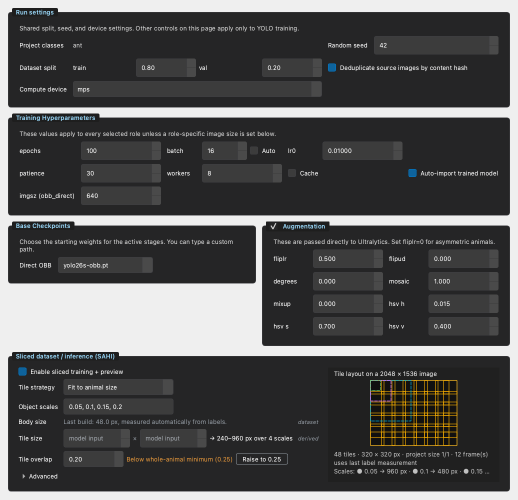
#> input picture latest/superpowers/assets/sahi-unification/host_detectkit_training.png, 1036 x 999 px (shown at 1/2 size); its folder holds only this picture in this run
$ python -i core.py   (imports and definitions only)
#> lines starting #> are read from the running program, lines starting #| are printed output that depends on the picture
#> further down, picture is the input picture: shape (999, 1036, 3); mean B, G, R 81.7, 81.8, 81.9
"""
Core logic for FilterKit tool.
Includes perceptual hashing, duplicate removal, and diversity sampling.
"""

import json
import shutil
import tempfile
from pathlib import Path
from typing import Any, Callable, Dict, List, Optional, Tuple

import cv2
import numpy as np
from sklearn.cluster import MiniBatchKMeans

from hydra_suite.core.individual.dataset.naming import parse_identity_image_filename
from hydra_suite.data.al.frame_source import FrameRef, VideoFrameSource
from hydra_suite.utils.hidden_files import is_hidden_file

_IMAGE_EXTS = {".png", ".jpg", ".jpeg"}
_VIDEO_EXTS = {".mp4", ".mov", ".avi", ".mkv", ".m4v"}


class FilterKitMediaReader:
    """Read FilterKit image items without exposing source-specific I/O to filters.

    Image datasets retain their existing path-based representation. Video items carry
    a virtual display path plus ``video_path`` and ``frame_idx``; their frames are
    decoded through the shared sequential ``VideoFrameSource`` implementation.
    """

    def __init__(self) -> None:
        self._video_sources: Dict[str, VideoFrameSource] = {}

    # [21 lines left out: functions read, close, not called in this run]

    def __enter__(self) -> "FilterKitMediaReader":
        return self

    def __exit__(self, *_exc_info) -> None:
        self.close()


# [127 lines left out: functions _read_filter_item, _iter_images_in_dir, _collect_coco_images, _collect_yolo_images, collect_images_for_root, not called in this run]


class _HashBKTreeNode:
    # [4 lines left out: function __init__, not called in this run]


class _HashBKTree:
    def __init__(self) -> None:
        self.root: Optional[_HashBKTreeNode] = None

    @staticmethod
    def _distance(sig1: int, sig2: int) -> int:
        return int((sig1 ^ sig2) & ((1 << 64) - 1)).bit_count()

    # [37 lines left out: functions add, query, not called in this run]


class _HistogramSignatureIndex:
    # [51 lines left out: functions __init__, add, query, not called in this run]


class FilterKitCore:
    @staticmethod
    def is_supported_video(path: "str | Path") -> bool:
        return Path(path).suffix.lower() in _VIDEO_EXTS and not is_hidden_file(path)

    # [40 lines left out: function load_video, not called in this run]

    @staticmethod
    def _should_report_progress(idx: int, total: int) -> bool:
        return idx == 1 or idx % 250 == 0 or idx == total

    def _maybe_report_progress(self, progress_callback, idx: int, total: int) -> None:
        if progress_callback and self._should_report_progress(idx, total):
            progress_callback(idx, total)

    # [9 lines left out: function _is_exact_hash_dedup, not called in this run]

    @staticmethod
    def _is_hash_method(method: str) -> bool:
        return method in {"phash", "dhash", "ahash"}

    # [195 lines left out: functions _filter_duplicate_groups, _append_group_path, _add_duplicate_group, _prepare_dedup_item, _record_exact_hash_item, _find_matching_signature_index and 3 more, not called in this run]

    def available_dedup_methods(self) -> List[str]:
        return ["phash", "dhash", "ahash", "histogram"]

    # [42 lines left out: functions compute_dhash, compute_ahash, not called in this run]

    def compute_phash(self, image: np.ndarray, hash_size: int = 8) -> int:
        """Compute perceptual hash (pHash) using DCT as 64-bit integer."""
#> called with hash_size = 8
        if image is None:
            return 0

        if len(image.shape) == 3:
            gray = cv2.cvtColor(image, cv2.COLOR_BGR2GRAY)
        else:
            gray = image

        resized = cv2.resize(gray, (32, 32)).astype(np.float32)
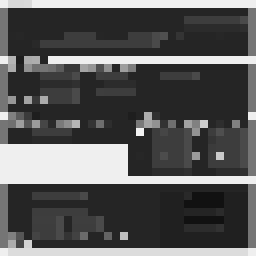
#> resized: shape (32, 32) float32 (shown 8 times larger); min 17, max 243, mean 86.3
        dct = cv2.dct(resized)
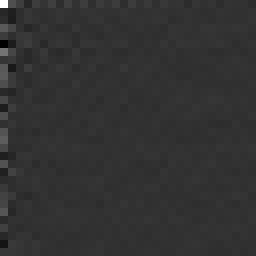
#> dct: shape (32, 32) float32 (shown 8 times larger); min -672.2, max 2762, mean 7.2; drawn with min black and max white
        dct_low_freq = dct[:hash_size, :hash_size]

        flat = dct_low_freq.flatten()
#> flat = 64 values, max 2762 at index 0, min -672.2 at index 40, mean 61.04
        median_val = np.median(flat[1:]) if len(flat) > 1 else np.median(flat)
#> median_val = -3.43
        bits = dct_low_freq > median_val
        return sum([2**i for i, v in enumerate(bits.flatten()) if v])

    # [32 lines left out: functions compute_hist_signature, compute_color_signature, not called in this run]

    def color_distance(self, sig1: np.ndarray, sig2: np.ndarray) -> float:
        """Bhattacharyya distance over color histograms (0=similar, 1=different)."""
        return float(cv2.compareHist(sig1, sig2, cv2.HISTCMP_BHATTACHARYYA))

    def compute_signature(self, image: np.ndarray, method: str = "phash"):
        """Compute method-specific signature for deduplication."""
        method = (method or "phash").lower()
        if method == "phash":
            return self.compute_phash(image)
        if method == "dhash":
            return self.compute_dhash(image)
        if method == "ahash":
            return self.compute_ahash(image)
        if method == "histogram":
            return self.compute_hist_signature(image)
        return self.compute_phash(image)

    # [14 lines left out: functions signature_distance, is_duplicate, not called in this run]

    def hamming_distance(self, hash1: int, hash2: int) -> int:
        """Compute Hamming distance between two 64-bit hashes."""
        return int((hash1 ^ hash2) & ((1 << 64) - 1)).bit_count()

    # [484 lines left out: functions load_images_from_root, load_dataset, export_video_frames, export_video_dataset, temporal_subsample, deduplicate_by_hash and 7 more, not called in this run]

>>> import cv2
>>> picture = cv2.imread('../../../latest/superpowers/assets/sahi-unification/host_detectkit_training.png')
>>> result = FilterKitCore().compute_signature(picture)
#> result = 2533235882884384887

$ run again, on latest/superpowers/assets/sahi-unification/host_inference_settings.png
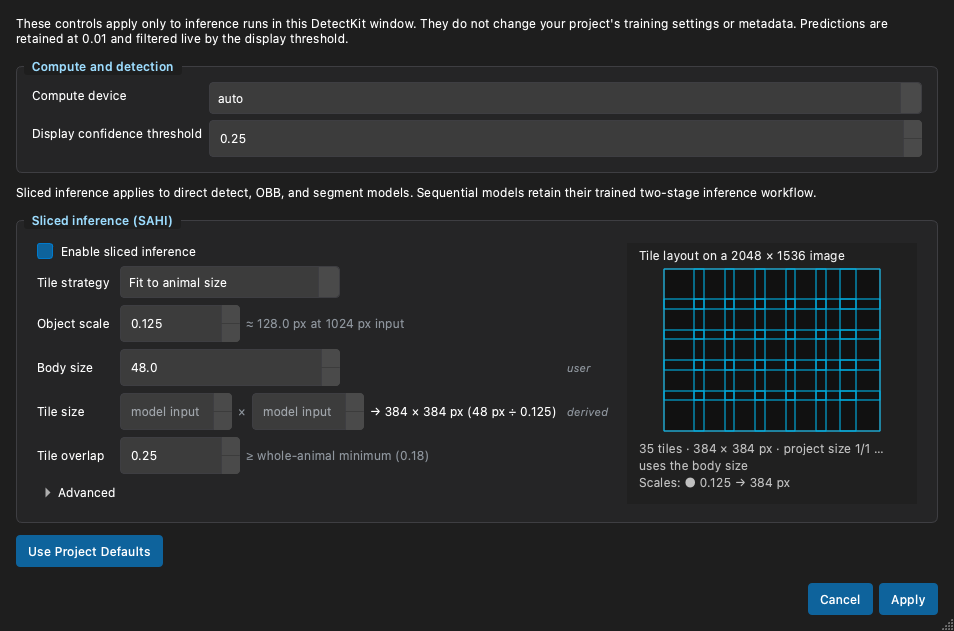
#> input picture latest/superpowers/assets/sahi-unification/host_inference_settings.png, 954 x 631 px
#> picture is the input picture: shape (631, 954, 3); mean B, G, R 44.9, 43.1, 40.3
#> in compute_phash, `gray = cv2.cvtColor(image, cv2.COLOR_BGR2GRAY)`:
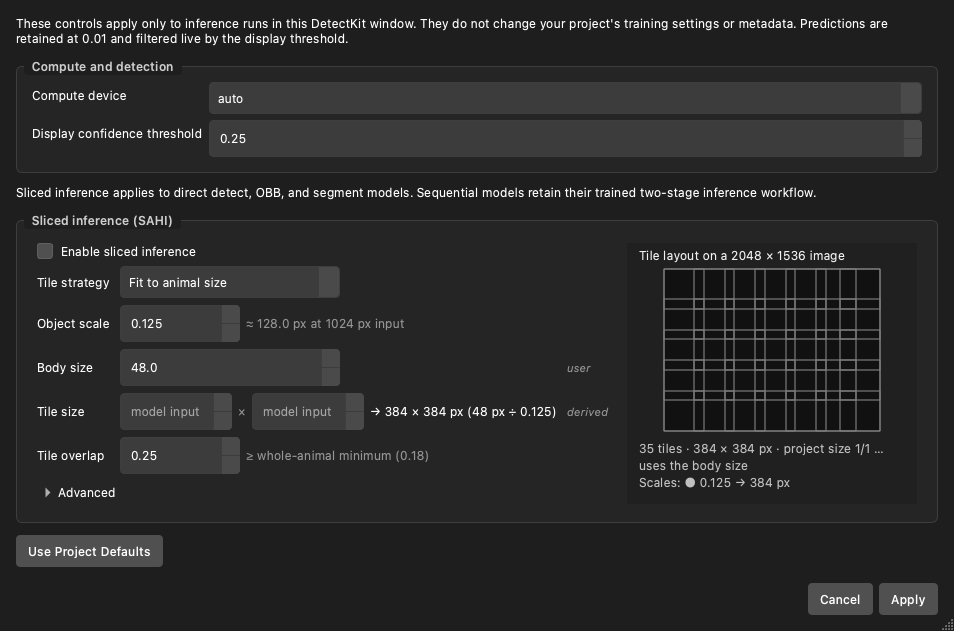
#> gray: shape (631, 954); min 17, max 255, mean 42.4
#> in compute_phash, `dct = cv2.dct(resized)`:
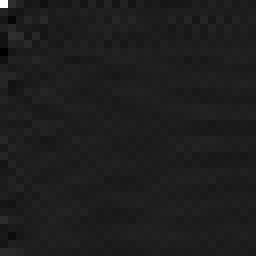
#> dct: shape (32, 32) float32 (shown 8 times larger); min -171.2, max 1298, mean 0.8; drawn with min black and max white
#> flat = 64 values, max 1298 at index 0, min -171.2 at index 48, mean 15.42
#> median_val = -7.3
#> result = 18362352803604113671

$ run again, on latest/superpowers/assets/sahi-unification/host_sam2_escalation.png
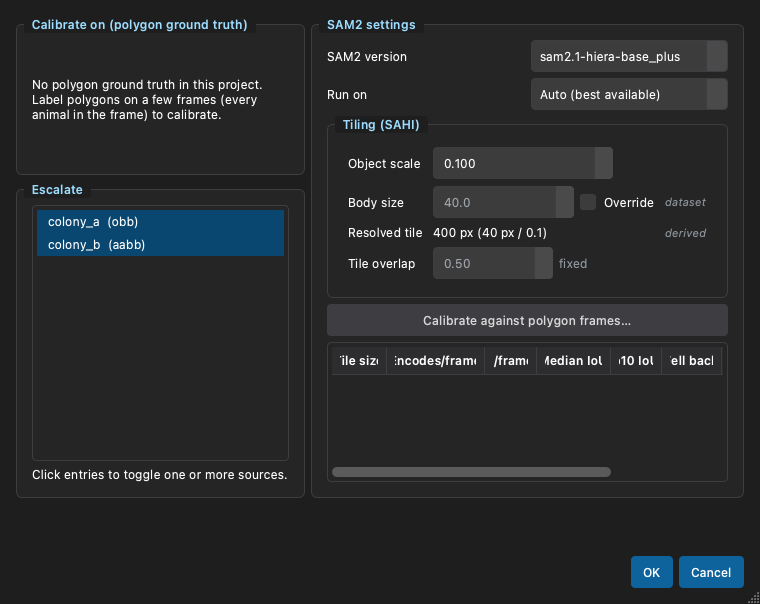
#> input picture latest/superpowers/assets/sahi-unification/host_sam2_escalation.png, 760 x 604 px
#> picture is the input picture: shape (604, 760, 3); mean B, G, R 45.6, 43.3, 41
#> in compute_phash, `gray = cv2.cvtColor(image, cv2.COLOR_BGR2GRAY)`:
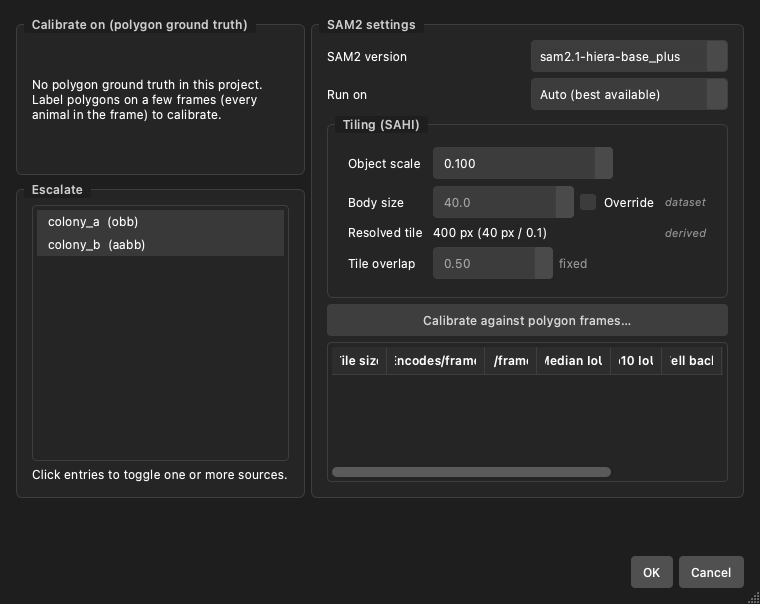
#> gray: shape (604, 760); min 30, max 255, mean 42.8
#> in compute_phash, `dct = cv2.dct(resized)`:
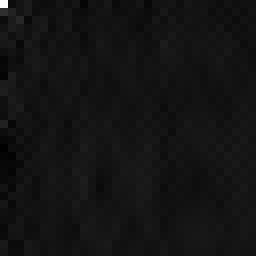
#> dct: shape (32, 32) float32 (shown 8 times larger); min -112.2, max 1354, mean 1.5; drawn with min black and max white
#> flat = 64 values, max 1354 at index 0, min -75.4 at index 56, mean 25.68
#> median_val = 0.766
#> result = 4060095760500658061

$ run again, on latest/superpowers/assets/sahi-unification/host_sam3_escalation.png
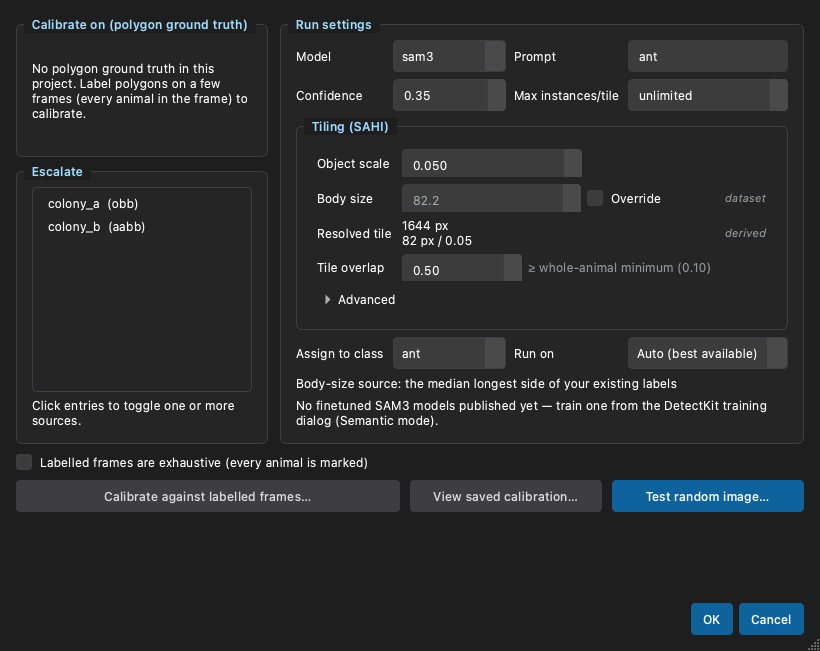
#> input picture latest/superpowers/assets/sahi-unification/host_sam3_escalation.png, 820 x 651 px
#> picture is the input picture: shape (651, 820, 3); mean B, G, R 45.5, 43.7, 42.1
#> in compute_phash, `resized = cv2.resize(gray, (32, 32)).astype(np.float32)`:
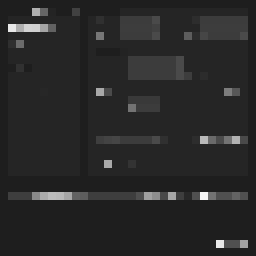
#> resized: shape (32, 32) float32 (shown 8 times larger); min 30, max 247, mean 40.7
#> in compute_phash, `dct = cv2.dct(resized)`:
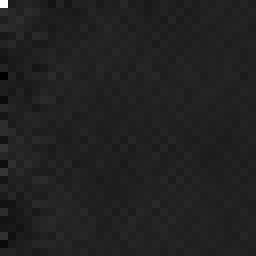
#> dct: shape (32, 32) float32 (shown 8 times larger); min -194.1, max 1302.5, mean 1; drawn with min black and max white
#> flat = 64 values, max 1302.5 at index 0, min -80.49 at index 6, mean 18.7
#> median_val = -5.56
#> result = 7525668582800105373
